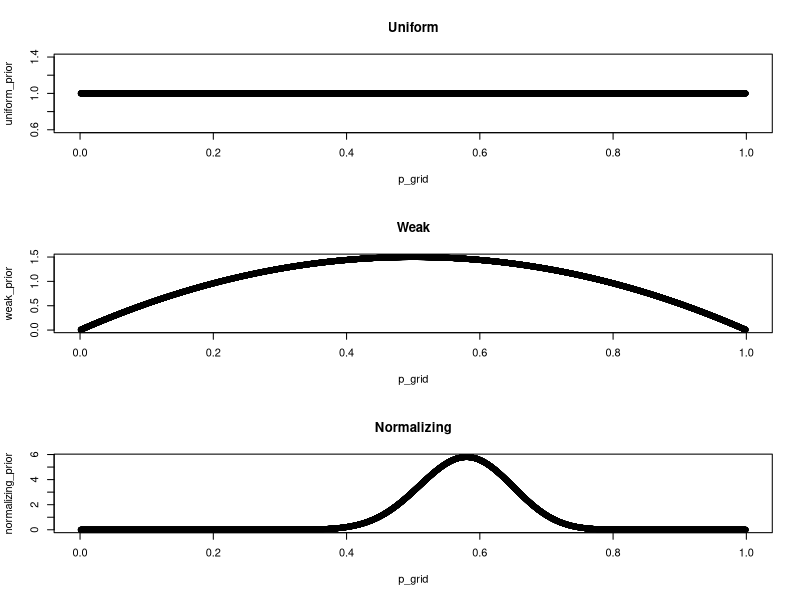

This figure's R source: (Note: this script raises an error after producing the figure.)
# Q: Where should I see Blade Runner 2049?
# https://www.google.com/search?q=blade+runner+2049+columbia+sc&oq=blade+runner+2049+columbia+sc&gs_l

## setup ----
# libraries
library(tidyverse)
library(ggridges)
`%<>%` <- magrittr::`%<>%`

# grid
N <- 1e4
p_grid <- seq(0.001, 0.999, len = N)

# priors
uniform_prior <- rep(1, N)
weak_prior <- dbeta(p_grid, 2, 2)
normalizing_prior <- dbeta(p_grid, 30, 22)

par(mfrow = c(3, 1))
plot(p_grid, uniform_prior, main = 'Uniform')
plot(p_grid, weak_prior, main = 'Weak')
plot(p_grid, normalizing_prior, main = 'Normalizing')
par(mfrow = c(1, 1))

# grid approximation
grid_approx <- function(mu, n, prior, ...) {
  a <- mu * n
  b <- (1-mu) * n
  likelihood <- dbeta(p_grid, round(a) + 1, round(b) + 1)
  unstd.posterior <- prior * likelihood
  posterior <- unstd.posterior %>% {. / sum(.)}
  samples <- sample(p_grid, prob = posterior, size = N, replace = T)
  return(samples)
}

## data ----
df <- tibble::frame_data(
    ~rank, ~br, ~theater, ~mu, ~n,
    1, F, "nick",                     .94, 116,
    2, T, "regal cinema 7",           .78,  85,
    3, T, "amc dutch square 14",      .84, 160,
    4, F, "amc classic columbia 10",  .80, 162,
    5, F, "regal grande 14",          .88, 318,
    6, F, "spotlight st andrews",     .90, 267,
    7, T, "amc harbison 14",          .78, 159,
    8, F, "carver",                  1.00,   1,
    9, F, "fort jackson",             .78,  59,
   10, T, "regal sandhill 16",        .80, 306
)

## viz ----
df %<>%
  mutate(samples = map2(.$mu, .$n, ~ grid_approx(.x, .y, prior = uniform_prior)))
df %<>% mutate(mean_sample = map_dbl(.$samples, mean),
               median_sample = map_dbl(.$samples, median)) %>%
  arrange(desc(mean_sample), desc(median_sample))

best_two <- df %>% 
  select(theater, samples) %>%
  filter(theater %in% c('amc dutch square 14', 'regal sandhill 16')) %>% 
  unnest %>%
  group_by(theater) %>%
  mutate(row = row_number()) %>%
  spread(theater, samples) %>%
  mutate(diff = `amc dutch square 14` - `regal sandhill 16`)

mean(best_two$diff > 0)
hist(best_two$diff, 30, main = '(dutch square 14) - (regal sandhill 16)')
abline(v = 0, lty = 2, lwd = 3, col = 'red')

p <- df %>% 
  filter(br) %>%
  unnest %>%
  ggplot(aes(x = samples, y = reorder(theater, mean_sample))) +  
  geom_density_ridges(scale = 4, alpha = 0.7) + theme_ridges() + 
  scale_y_discrete(expand = c(0.01, 0)) +
  scale_x_continuous(expand = c(0, 0)) +
  labs(x = 'density of samples from posterior', y = 'theater') +
  ggtitle('bayesian estimates of movie theater quality',
          subtitle = 'uniform prior') + 
  labs(caption = 'data from google reviews, filtered to only show theaters playing blade runner.')

ggsave('theaters.pdf', p)